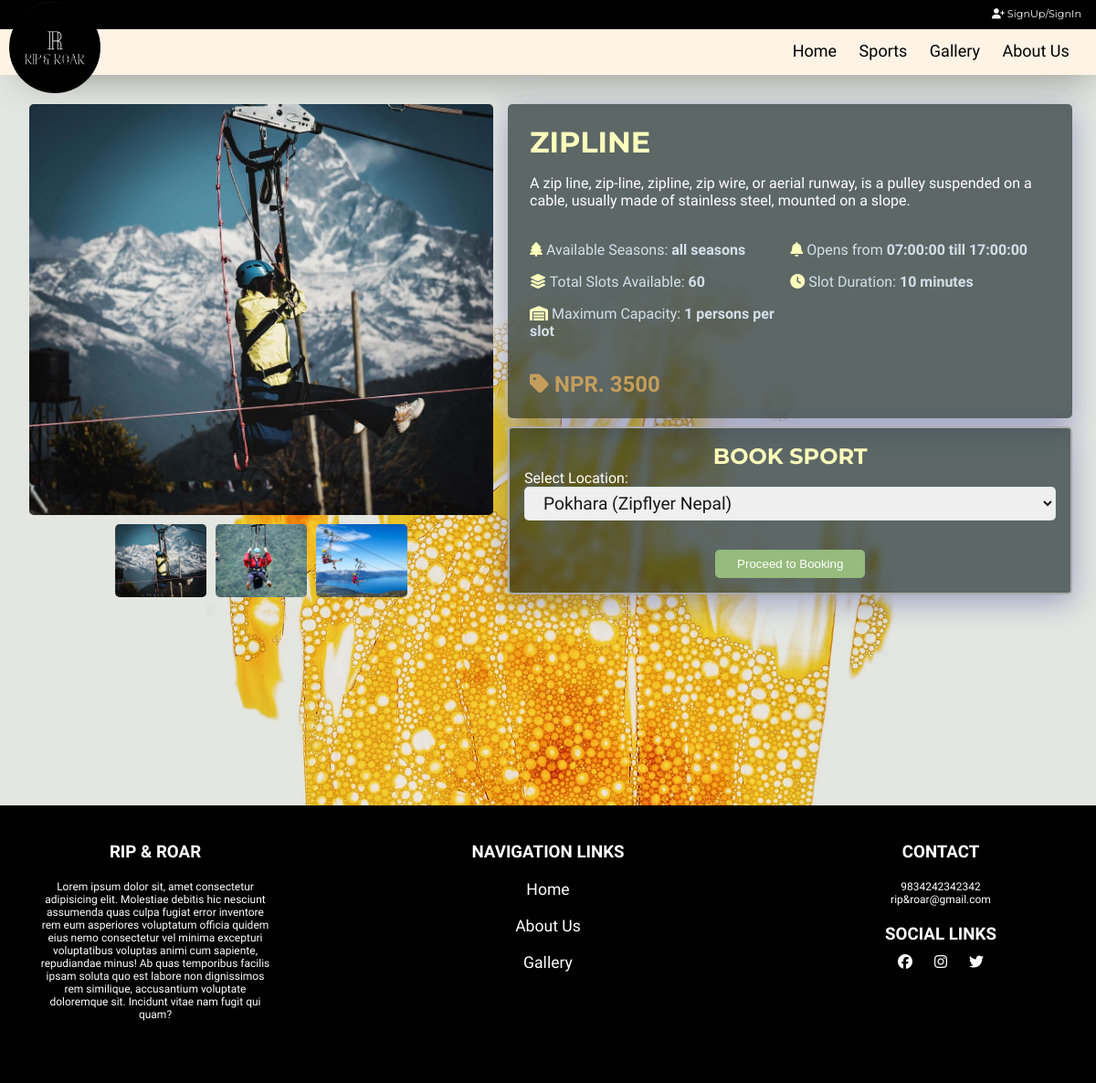
/sport.php?sportId=1, run on the app's committed database.
### tables this page shows
CREATE TABLE `sport` (
  `sport_id` int(11) NOT NULL,
  `name` varchar(255) NOT NULL,
  `available_season` varchar(255) NOT NULL,
  `slot_duration` int(11) NOT NULL,
  `opening_time` time NOT NULL,
  `closing_time` time NOT NULL,
  `total_slots` int(11) NOT NULL,
  `max_slot_capacity` int(11) NOT NULL,
  `price` double NOT NULL,
  `thumbnail1` varchar(500) NOT NULL,
  `thumbnail2` varchar(500) NOT NULL,
  `thumbnail3` varchar(500) NOT NULL,
  `description` varchar(1000) NOT NULL
);

### includes/db.php (called while the page is built, shortened)
<?php
class DbConnection{
    private $host = 'localhost';
    private $username = 'root';
    private $password = '';
    private $database = 'rrdb';
    protected $connection;
    public function __construct(){
        if (!isset($this->connection)) {
            $this->connection = new mysqli($this->host, $this->username, $this->password, $this->database);
        }
        return $this->connection;
    }
}
?>

### includes/crud.php (called while the page is built, shortened)
<?php
     include_once "db.php";
     class CrudOperation extends DbConnection{
         public function fetch_data_with_id($table_name, $column_name, $id) {
            $sql = "SELECT * FROM $table_name WHERE $column_name = '$id'";
            $query = $this->connection->query($sql);
            if($query){
                $row = $query->fetch_array();
                return $row;
            }
            else
            echo "Invalid sql ".$sql;
         }
         public function fetch_datas_with_column($table_name, $column_name, $id) {
            $array = [];
            $sql = "SELECT * FROM $table_name WHERE $column_name = '$id'";
            $query = $this->connection->query($sql);
            while($row = mysqli_fetch_assoc($query)){
                if($row != null) $array[] = $row;
            }
            return $array;
         }
     }
     $crud = new CrudOperation;
?>

### sport.php (the view, shortened to what this page needs)
<?php include_once 'header.php'; ?>
<?php
    $sportId = $_GET['sportId'];
?>
<div class="productDisplayContainer">
    <div class="imageGallery">
        <div class="carousel carousel-main" data-flickity>
        <?php
            $sport = $crud->fetch_data_with_id('sport','sport_id',$sportId);
           $sport_details =$crud->fetch_datas_with_column('sport_detail', 'sport_id', $sportId) ;
        ?>
            <div class="carousel-cell"  style="background-image: url('dbImages/sports/<?php echo $sport['thumbnail1'] ?>');background-position:center;background-size: cover" ></div>
        </div>
        <div class="carousel carousel-nav"
        data-flickity='{ "asNavFor": ".carousel-main", "contain": true, "pageDots": false }'>
            <div class="carousel-cell" style="background-image: url('dbImages/sports/<?php echo $sport['thumbnail1'] ?>');background-position:center;background-size: cover" ></div>
            <div class="carousel-cell"  style="background-image: url('dbImages/sports/<?php echo $sport['thumbnail2'] ?>');background-position:center;background-size: cover" ></div>
            <div class="carousel-cell"  style="background-image: url('dbImages/sports/<?php echo $sport['thumbnail3'] ?>');background-position:center;background-size: cover" ></div>
        </div>
    </div>
    <div class="productInfoSection">
        <div class="productInfo">
            <h1 class="title"> <?php echo strtoupper($sport['name']); ?> </h1>
            <span class="description"><?php echo $sport['description']; ?></span>
            <hr />
            <div class="productInfoGrid">
            <span class="time"><i class="fas fa-tree"></i>  Available Seasons: <b> <?php echo $sport['available_season']; ?></b></span>
            <span class="time"><i class="fas fa-bell"></i>  Opens from <b><?php echo $sport['opening_time']; ?> till <?php echo $sport['closing_time']; ?></b></span>
            <span class="time"><i class="fas fa-layer-group"></i>  Total Slots Available: <b><?php echo $sport['total_slots']; ?></b></span>
            <span class="time"><i class="fas fa-clock"></i>  Slot Duration: <b><?php echo $sport['slot_duration']; ?> minutes</b></span>
            <span class="time"><i class="fas fa-warehouse"></i>  Maximum Capacity: <b><?php echo $sport['max_slot_capacity']; ?> persons per slot</b></span>
        </div>
            <hr />
            <span class="price"><i class="fas fa-tag"></i>  <b>NPR. <?php echo $sport['price']; ?></b></span>
        </div>
        <form action="sportDetail.php" method="POST" enctype="multipart/form-data">
            <h2> BOOK SPORT </h2>
            <div class="form-group">
                <label for="sport_detail_id" >Select Location:</label>
                <select name="sport_detail_id" >
                <?php
                foreach($sport_details as $sport_detail) { ?>
                    <?php  $location =  $crud->fetch_data_with_id('location', 'location_id', $sport_detail['location_id']) ; ?>
                        <option value="<?php echo $sport_detail['sport_detail_id']; ?>"><?php echo $location['location'] . " (".$sport_detail['name'].")";  ?></option>
                    <?php } ?>
                </select>
            </div>
            <button type="submit" name="btnProceedBooking"  >Proceed to Booking </button>
        </form>
    </div>
</div>
<?php include_once 'footer.php'; ?>

### css/flickity.css (style rules this page uses)
.flickity-enabled { position: relative; }
.flickity-enabled.is-draggable { -webkit-tap-highlight-color: transparent; -webkit-user-select: none; -moz-user-select: none; -ms-user-select: none; user-select: none; }

### data on the page
sport: thumbnail1 (picture), thumbnail2 (picture), thumbnail3 (picture), name "ZIPLINE", description "A zip line, zip-line, zipline, zip wire, or aerial runway, is a pulley suspended on a cable, usually made of stainless steel, mounted on a slope.", available_season "all seasons", opening_time "07:00:00", closing_time "17:00:00", total_slots "60", slot_duration "10", max_slot_capacity "1", price "3500"

### other printed values
form field sport_detail_id "Pokhara (Zipflyer Nepal)"
